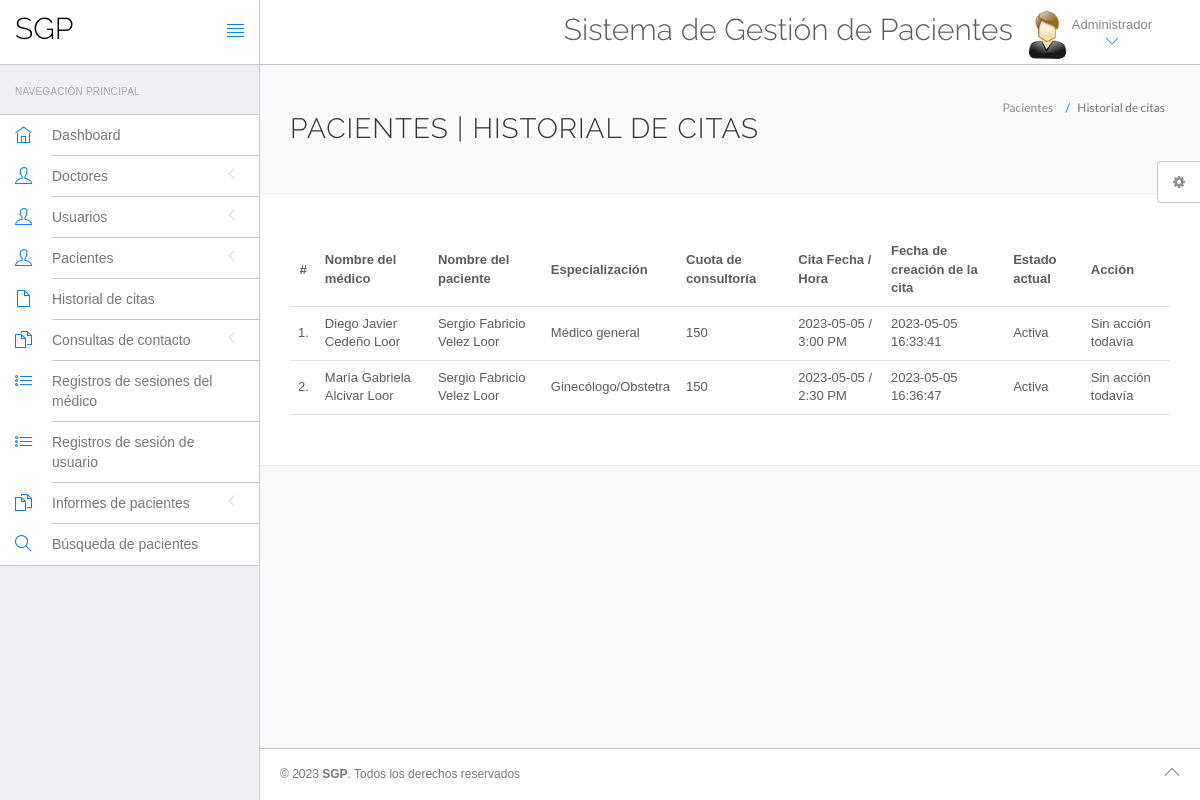
Page /hms/admin/appointment-history.php (signed in) on the committed database.
### tables this page shows
CREATE TABLE `appointment` (
  `id` int(11) NOT NULL,
  `doctorSpecialization` varchar(255) DEFAULT NULL,
  `doctorId` int(11) DEFAULT NULL,
  `userId` int(11) DEFAULT NULL,
  `consultancyFees` int(11) DEFAULT NULL,
  `appointmentDate` varchar(255) DEFAULT NULL,
  `appointmentTime` varchar(255) DEFAULT NULL,
  `postingDate` timestamp NULL DEFAULT current_timestamp(),
  `userStatus` int(11) DEFAULT NULL,
  `doctorStatus` int(11) DEFAULT NULL,
  `updationDate` timestamp NULL DEFAULT NULL ON UPDATE current_timestamp()
);

CREATE TABLE `doctors` (
  `id` int(11) NOT NULL,
  `specilization` varchar(255) DEFAULT NULL,
  `doctorName` varchar(255) DEFAULT NULL,
  `address` longtext DEFAULT NULL,
  `docFees` varchar(255) DEFAULT NULL,
  `contactno` bigint(11) DEFAULT NULL,
  `docEmail` varchar(255) DEFAULT NULL,
  `password` varchar(255) DEFAULT NULL,
  `creationDate` timestamp NULL DEFAULT current_timestamp(),
  `updationDate` timestamp NULL DEFAULT NULL ON UPDATE current_timestamp()
);

CREATE TABLE `users` (
  `id` int(11) NOT NULL,
  `fullName` varchar(255) DEFAULT NULL,
  `address` longtext DEFAULT NULL,
  `city` varchar(255) DEFAULT NULL,
  `gender` varchar(255) DEFAULT NULL,
  `email` varchar(255) DEFAULT NULL,
  `password` varchar(255) DEFAULT NULL,
  `regDate` timestamp NULL DEFAULT current_timestamp(),
  `updationDate` timestamp NULL DEFAULT NULL ON UPDATE current_timestamp()
);

### hms/admin/appointment-history.php (the view, shortened to what this page needs)
<?php
include('include/config.php');
?>
<!DOCTYPE html>
<html lang="en">
<head>
    <link rel="stylesheet" href="vendor/bootstrap/css/bootstrap.min.css">
    <link rel="stylesheet" href="vendor/fontawesome/css/font-awesome.min.css">
    <link rel="stylesheet" href="vendor/themify-icons/themify-icons.min.css">
    <link href="vendor/animate.css/animate.min.css" rel="stylesheet" media="screen">
    <link href="vendor/perfect-scrollbar/perfect-scrollbar.min.css" rel="stylesheet" media="screen">
    <link href="vendor/switchery/switchery.min.css" rel="stylesheet" media="screen">
    <link href="vendor/bootstrap-touchspin/jquery.bootstrap-touchspin.min.css" rel="stylesheet" media="screen">
    <link href="vendor/select2/select2.min.css" rel="stylesheet" media="screen">
    <link href="vendor/bootstrap-datepicker/bootstrap-datepicker3.standalone.min.css" rel="stylesheet" media="screen">
    <link href="vendor/bootstrap-timepicker/bootstrap-timepicker.min.css" rel="stylesheet" media="screen">
    <link rel="stylesheet" href="assets/css/styles.css">
    <link rel="stylesheet" href="assets/css/plugins.css">
    <link rel="stylesheet" href="assets/css/themes/theme-1.css" id="skin_color" />
</head>
<body>
    <div id="app">
        <?php include('include/sidebar.php');?>
        <div class="app-content">
            <?php include('include/header.php');?>
            <div class="main-content">
                <div class="wrap-content container" id="container">
                    <section id="page-title">
                        <div class="row">
                            <div class="col-sm-8">
                                <h1 class="mainTitle">Pacientes | Historial de citas</h1>
                            </div>
                            <ol class="breadcrumb">
                                <li>
                                    <span>Pacientes </span>
                                </li>
                                <li class="active">
                                    <span>Historial de citas</span>
                                </li>
                            </ol>
                        </div>
                    </section>
                    <div class="container-fluid container-fullw bg-white">
                        <div class="row">
                            <div class="col-md-12">
                                <table class="table table-hover" id="sample-table-1">
                                    <thead>
                                        <tr>
                                            <th class="center">#</th>
                                            <th class="hidden-xs">Nombre del médico</th>
                                            <th>Nombre del paciente</th>
                                            <th>Especialización</th>
                                            <th>Cuota de consultoría</th>
                                            <th>Cita Fecha / Hora </th>
                                            <th>Fecha de creación de la cita </th>
                                            <th>Estado actual</th>
                                            <th>Acción</th>
                                        </tr>
                                    </thead>
                                    <tbody>
                                        <?php
$sql=mysqli_query($con,"select doctors.doctorName as docname,users.fullName as pname,appointment.*  from appointment join doctors on doctors.id=appointment.doctorId join users on users.id=appointment.userId ");
$cnt=1;
while($row=mysqli_fetch_array($sql))
{
?>
                                        <tr>
                                            <td class="center"><?php echo $cnt;?>.</td>
                                            <td class="hidden-xs"><?php echo $row['docname'];?></td>
                                            <td class="hidden-xs"><?php echo $row['pname'];?></td>
                                            <td><?php echo $row['doctorSpecialization'];?></td>
                                            <td><?php echo $row['consultancyFees'];?></td>
                                            <td><?php echo $row['appointmentDate'];?> / <?php echo
												 $row['appointmentTime'];?>
                                            </td>
                                            <td><?php echo $row['postingDate'];?></td>
                                            <td>
                                                <?php if(($row['userStatus']==1) && ($row['doctorStatus']==1))
{
	echo "Activa";
}
												?></td>
                                            <td>
                                                <div class="visible-md visible-lg hidden-sm hidden-xs">
                                                    <?php if(($row['userStatus']==1) && ($row['doctorStatus']==1))
{
echo "Sin acción todavía";
	 } else {
		echo "Cancelado";
		} ?>
                                                </div>
                                            </td>
                                        </tr>
                                        <?php
$cnt=$cnt+1;
											 }?>
                                    </tbody>
                                </table>
                            </div>
                        </div>
                    </div>
                </div>
            </div>
        </div>
        <?php include('include/footer.php');?>
        <?php include('include/setting.php');?>
    </div>
</body>
</html>

### hms/admin/assets/css/themes/theme-1.css (style rules this page uses)
body { background: #FAFAFA; }

### rows in the picture
appointment: doctorId.doctorName "Diego Javier Cedeño Loor", userId.fullName "Sergio Fabricio Velez Loor", doctorSpecialization "Médico general", consultancyFees "150", appointmentDate "2023-05-05", appointmentTime "3:00 PM", postingDate "2023-05-05 16:33:41", userStatus "Activa"
appointment: doctorId.doctorName "María Gabriela Alcivar Loor", userId.fullName "Sergio Fabricio Velez Loor", doctorSpecialization "Ginecólogo/Obstetra", consultancyFees "150", appointmentDate "2023-05-05", appointmentTime "2:30 PM", postingDate "2023-05-05 16:36:47", userStatus "Activa"
